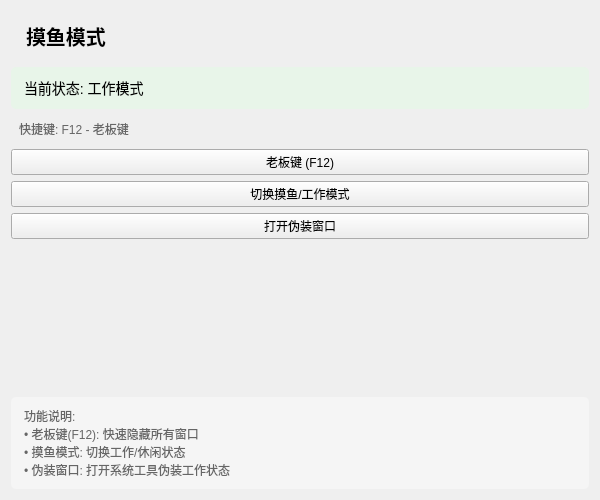
<?xml version="1.0" encoding="UTF-8"?>
<ui version="4.0">
 <class>FishModeWidget</class>
 <widget class="QWidget" name="FishModeWidget">
  <property name="geometry">
   <rect>
    <x>0</x>
    <y>0</y>
    <width>600</width>
    <height>500</height>
   </rect>
  </property>
  <property name="windowTitle">
   <string>Form</string>
  </property>
  <layout class="QVBoxLayout" name="mainLayout">
   <item>
    <widget class="QLabel" name="titleLabel">
     <property name="styleSheet">
      <string notr="true">font-size: 20px; font-weight: bold; padding: 10px;</string>
     </property>
     <property name="text">
      <string>摸鱼模式</string>
     </property>
    </widget>
   </item>
   <item>
    <widget class="QLabel" name="statusLabel">
     <property name="styleSheet">
      <string notr="true">font-size: 14px; padding: 10px; background-color: #e8f5e9; border-radius: 5px;</string>
     </property>
     <property name="text">
      <string>当前状态: 工作模式</string>
     </property>
    </widget>
   </item>
   <item>
    <widget class="QLabel" name="hintLabel">
     <property name="styleSheet">
      <string notr="true">color: #666; padding: 5px;</string>
     </property>
     <property name="text">
      <string>快捷键: F12 - 老板键</string>
     </property>
    </widget>
   </item>
   <item>
    <layout class="QVBoxLayout" name="buttonLayout">
     <item>
      <widget class="QPushButton" name="bossKeyButton">
       <property name="text">
        <string>老板键 (F12)</string>
       </property>
      </widget>
     </item>
     <item>
      <widget class="QPushButton" name="toggleButton">
       <property name="text">
        <string>切换摸鱼/工作模式</string>
       </property>
      </widget>
     </item>
     <item>
      <widget class="QPushButton" name="fakeWindowButton">
       <property name="text">
        <string>打开伪装窗口</string>
       </property>
      </widget>
     </item>
    </layout>
   </item>
   <item>
    <spacer name="verticalSpacer">
     <property name="orientation">
      <enum>Qt::Vertical</enum>
     </property>
     <property name="sizeHint" stdset="0">
      <size>
       <width>20</width>
       <height>40</height>
      </size>
     </property>
    </spacer>
   </item>
   <item>
    <widget class="QLabel" name="infoLabel">
     <property name="styleSheet">
      <string notr="true">color: #666; padding: 10px; background-color: #f5f5f5; border-radius: 5px;</string>
     </property>
     <property name="text">
      <string>功能说明:
• 老板键(F12): 快速隐藏所有窗口
• 摸鱼模式: 切换工作/休闲状态
• 伪装窗口: 打开系统工具伪装工作状态</string>
     </property>
     <property name="wordWrap">
      <bool>true</bool>
     </property>
    </widget>
   </item>
  </layout>
 </widget>
 <resources/>
 <connections/>
</ui>
